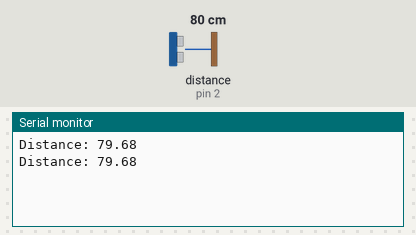
The sketch below on a simulated Arduino Uno, built with avr-gcc and run on an emulated ATmega328P. Shown: the last lines printed to the serial monitor. Wiring (inferred from the names in the program): ultrasonic range finder: trigger pin 3; echo pin 2. Inputs (shaded band) come from the test bench; at power-on: distance to the obstacle (sensor on pin 2) 80 cm. The echo pulse lasts 58.3 µs per cm.

Above: at 1.8 s.
1.9 s: distance to the obstacle (sensor on pin 2) set to 2 cm
At 2.8 s:
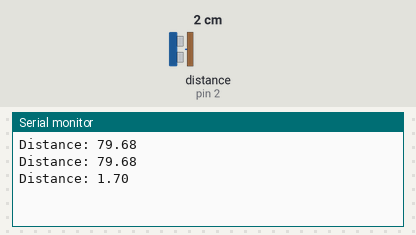
3.4 s: distance to the obstacle (sensor on pin 2) set to 4 cm
At 4.7 s:
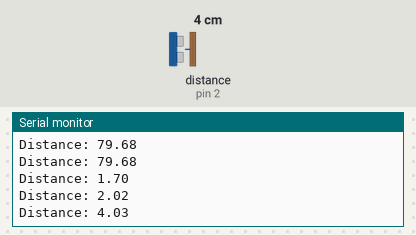
Timing chart, 0 to 6.4 s (numbered marks = the images above; inputs shaded):
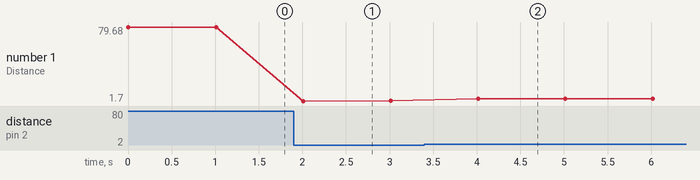

Measured:
- after the input at 1.9 s, the serial monitor: prints a new line after 0.11 s (image 1)
- after the input at 3.4 s, the serial monitor: prints a new line after 0.61 s (image 2)
- plotted number 1: 79.68 → 2.02 after the input at 1.9 s, 2.02 → 4.03 after the input at 3.4 s

The sketch:

water_level.ino
```cpp
/*
 * HC-SR04 example sketch
 *
 * https://create.arduino.cc/projecthub/Isaac100/getting-started-with-the-hc-sr04-ultrasonic-sensor-036380
 *
 * by Isaac100
 */

const int trigPin = 3;
const int echoPin = 2;

float duration, distance;

void setup() {
  pinMode(trigPin, OUTPUT);
  pinMode(echoPin, INPUT);
  Serial.begin(9600);
}

void loop() {
  digitalWrite(trigPin, LOW);
  delayMicroseconds(2);
  digitalWrite(trigPin, HIGH);
  delayMicroseconds(10);
  digitalWrite(trigPin, LOW);

  duration = pulseIn(echoPin, HIGH);
  distance = (duration*.0343)/2;
  Serial.print("Distance: ");
  Serial.println(distance);
  delay(1000);
}
```
